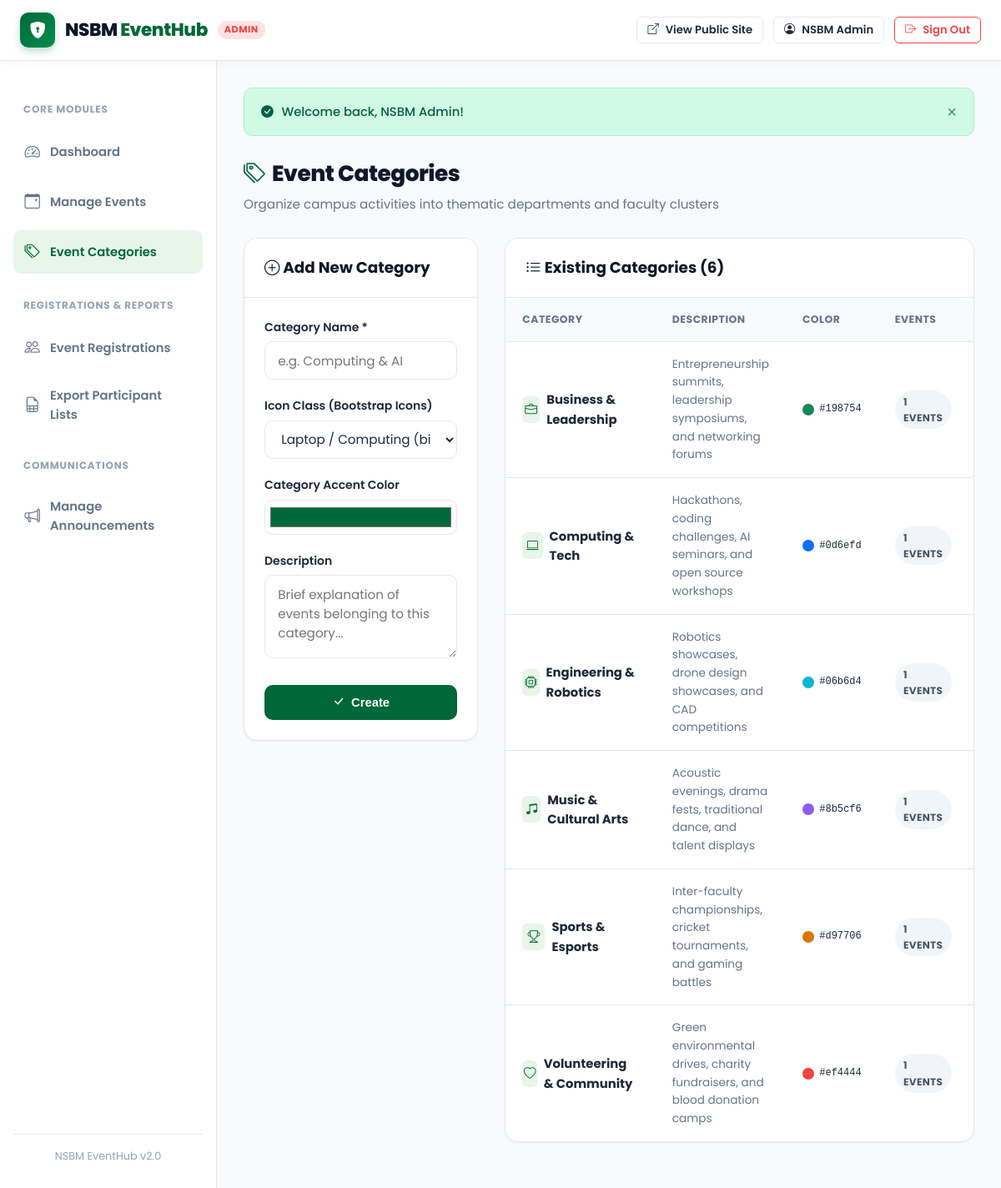
Screenshot of /admin/categories.php (signed in) with the database file from the repository.
### tables this page shows
CREATE TABLE categories (
    id INT AUTO_INCREMENT PRIMARY KEY,
    name VARCHAR(100) NOT NULL UNIQUE,
    description TEXT NULL,
    icon VARCHAR(50) NOT NULL DEFAULT 'bi-bookmark',
    color_code VARCHAR(20) NOT NULL DEFAULT '#006838',
    created_at TIMESTAMP DEFAULT CURRENT_TIMESTAMP
);

### config/database.php (called while the page is built, shortened)
<?php
function getBaseUrl() {
    $scriptName = str_replace('\\', '/', $_SERVER['SCRIPT_NAME'] ?? '');
    $dir = str_replace('\\', '/', dirname($scriptName));
    if (strpos($dir, '/admin') !== false) {
        $dir = str_replace('\\', '/', dirname($dir));
    }
    $trimmed = trim($dir, '/');
    return $trimmed === '' ? '/' : '/' . $trimmed . '/';
}

### admin/categories.php (the view, shortened to what this page needs)
<?php
require_once __DIR__ . '/header.php';
$pdo = getDbConnection();
$editCategory = null;
$categoriesStmt = $pdo->query("
    SELECT c.*, COUNT(e.id) as total_events
    FROM categories c
    LEFT JOIN events e ON c.id = e.category_id
    GROUP BY c.id
    ORDER BY c.name ASC
");
$categories = $categoriesStmt->fetchAll();
?>
<div class="section-header">
    <div>
        <h1 class="section-title"><i class="bi bi-tags"></i> Event Categories</h1>
        <p class="section-subtitle">Organize campus activities into thematic departments and faculty clusters</p>
    </div>
</div>
<div style="display: grid; grid-template-columns: 1fr 2fr; gap: 2rem; align-items: start;">
    <div class="card">
        <div class="card-header">
            <h3 class="card-title">
                <i class="bi <?php echo $editCategory ? 'bi-pencil' : 'bi-plus-circle'; ?>"></i>
                <?php echo $editCategory ? 'Edit Category' : 'Add New Category'; ?>
            </h3>
        </div>
        <div class="card-body">
            <form action="<?php echo $baseUrl; ?>admin/categories.php" method="POST">
                <div class="form-group">
                    <label class="form-label" for="cat_name">Category Name *</label>
                    <input type="text" name="name" id="cat_name" class="form-control" placeholder="e.g. Computing & AI" required value="<?php echo htmlspecialchars($editCategory['name'] ?? ''); ?>">
                </div>
                <div class="form-group">
                    <label class="form-label" for="cat_icon">Icon Class (Bootstrap Icons)</label>
                    <select name="icon" id="cat_icon" class="form-control">
                        <?php
                        $icons = [
                            'bi-laptop' => 'Laptop / Computing',
                            'bi-briefcase' => 'Briefcase / Business',
                            'bi-trophy' => 'Trophy / Sports',
                            'bi-music-note-beamed' => 'Music / Arts',
                            'bi-heart' => 'Heart / Volunteering',
                            'bi-cpu' => 'CPU / Engineering',
                            'bi-lightbulb' => 'Lightbulb / Innovation',
                            'bi-book' => 'Book / Academic',
                            'bi-camera' => 'Camera / Media',
                            'bi-globe' => 'Globe / International'
                        ];
                        $selectedIcon = $editCategory['icon'] ?? 'bi-laptop';
                        foreach ($icons as $val => $label):
                        ?>
                            <option value="<?php echo $val; ?>" <?php echo $selectedIcon === $val ? 'selected' : ''; ?>>
                                <?php echo $label; ?> (<?php echo $val; ?>)
                            </option>
                        <?php endforeach; ?>
                    </select>
                </div>
                <div class="form-group">
                    <label class="form-label" for="color_code">Category Accent Color</label>
                    <input type="color" name="color_code" id="color_code" class="form-control" style="height: 42px; padding: 4px;" value="<?php echo htmlspecialchars($editCategory['color_code'] ?? '#006838'); ?>">
                </div>
                <div class="form-group">
                    <label class="form-label" for="cat_desc">Description</label>
                    <textarea name="description" id="cat_desc" class="form-control" rows="3" placeholder="Brief explanation of events belonging to this category..."></textarea>
                </div>
                <div style="display: flex; gap: 0.5rem; margin-top: 1.5rem;">
                    <button type="submit" class="btn btn-primary" style="flex: 1;">
                        <i class="bi bi-check-lg"></i> <?php echo $editCategory ? 'Update' : 'Create'; ?>
                    </button>
                </div>
            </form>
        </div>
    </div>
    <div class="card">
        <div class="card-header">
            <h3 class="card-title"><i class="bi bi-list-ul"></i> Existing Categories (<?php echo count($categories); ?>)</h3>
        </div>
        <div class="card-body" style="padding: 0;">
            <div class="table-responsive" style="border: none; box-shadow: none;">
                <table class="table">
                    <thead>
                        <tr>
                            <th>Category</th>
                            <th>Description</th>
                            <th>Color</th>
                            <th>Events</th>
                            <th style="text-align: right;">Actions</th>
                        </tr>
                    </thead>
                    <tbody>
                        <?php foreach ($categories as $c): ?>
                            <tr>
                                <td>
                                    <div style="display: flex; align-items: center; gap: 0.5rem;">
                                        <div style="width: 32px; height: 32px; border-radius: var(--radius-sm); background-color: var(--primary-subtle); color: var(--primary); display: flex; align-items: center; justify-content: center;">
                                            <i class="bi <?php echo htmlspecialchars($c['icon']); ?>"></i>
                                        </div>
                                        <strong><?php echo htmlspecialchars($c['name']); ?></strong>
                                    </div>
                                </td>
                                <td style="font-size: 0.85rem; color: var(--text-muted); max-width: 250px;">
                                    <?php echo htmlspecialchars($c['description'] ?: 'No description provided'); ?>
                                </td>
                                <td>
                                    <div style="display: flex; align-items: center; gap: 0.4rem;">
                                        <span style="display: inline-block; width: 14px; height: 14px; border-radius: 50%; background-color: <?php echo htmlspecialchars($c['color_code']); ?>;"></span>
                                        <code style="font-size: 0.75rem;"><?php echo htmlspecialchars($c['color_code']); ?></code>
                                    </div>
                                </td>
                                <td>
                                    <span class="badge badge-normal"><?php echo $c['total_events']; ?> Events</span>
                                </td>
                                <td style="text-align: right; white-space: nowrap;">
                                </td>
                            </tr>
                        <?php endforeach; ?>
                    </tbody>
                </table>
            </div>
        </div>
    </div>
</div>
<?php require_once __DIR__ . '/footer.php'; ?>

### assets/css/style.css (style rules this page uses)
:root { --primary: #006838; --primary-dark: #004d2a; --primary-light: #008f4c; --primary-subtle: #e8f5e9; --secondary: #0f172a; --accent: #f59e0b; --accent-hover: #d97706; --accent-subtle: #fef3c7; --bg-main: #f8fafc; --bg-card: #ffffff; --text-main: #1e293b; --text-muted: #64748b; --text-light: #94a3b8; --border-color: #e2e8f0; --border-focus: #10b981; --danger: #ef4444; --danger-subtle: #fee2e2; --success: #10b981; --success-subtle: #d1fae5; --warning: #f59e0b; --warning-subtle: #fef3c7; --info: #0ea5e9; --info-subtle: #e0f2fe; --shadow-sm: 0 1px 2px 0 rgb(0 0 0 / 0.05); --shadow-md: 0 4px 6px -1px rgb(0 0 0 / 0.1), 0 2px 4px -2px rgb(0 0 0 / 0.1); --shadow-lg: 0 10px 15px -3px rgb(0 0 0 / 0.1), 0 4px 6px -4px rgb(0 0 0 / 0.1); --shadow-xl: 0 20px 25px -5px rgb(0 0 0 / 0.1), 0 8px 10px -6px rgb(0 0 0 / 0.1); --radius-sm: 6px; --radius-md: 10px; --radius-lg: 16px; --radius-full: 9999px; --transition: all 0.2s ease-in-out; }
* { margin: 0; padding: 0; box-sizing: border-box; }
body { font-family: 'Poppins', -apple-system, BlinkMacSystemFont, 'Segoe UI', Roboto, Helvetica, Arial, sans-serif; background-color: var(--bg-main); color: var(--text-main); line-height: 1.6; display: flex; flex-direction: column; min-height: 100vh; }
.btn { display: inline-flex; align-items: center; justify-content: center; gap: 0.5rem; padding: 0.6rem 1.25rem; font-size: 0.925rem; font-weight: 600; border-radius: var(--radius-md); border: 1px solid transparent; cursor: pointer; transition: var(--transition); text-align: center; line-height: 1.4; }
.btn-primary { background-color: var(--primary); color: #ffffff; }
.section-header { display: flex; align-items: center; justify-content: space-between; margin-bottom: 1.75rem; flex-wrap: wrap; gap: 1rem; }
.section-title { font-size: 1.65rem; font-weight: 800; color: var(--secondary); letter-spacing: -0.5px; display: flex; align-items: center; gap: 0.5rem; }
.section-title i { color: var(--primary); }
.section-subtitle { font-size: 0.95rem; color: var(--text-muted); margin-top: 0.25rem; }
.badge { display: inline-flex; align-items: center; gap: 0.3rem; padding: 0.25rem 0.65rem; font-size: 0.75rem; font-weight: 700; border-radius: var(--radius-full); text-transform: uppercase; letter-spacing: 0.3px; }
.badge-normal { background-color: #f1f5f9; color: #475569; }
.table-responsive { overflow-x: auto; background: #ffffff; border-radius: var(--radius-lg); border: 1px solid var(--border-color); box-shadow: var(--shadow-sm); }
.table { width: 100%; border-collapse: collapse; text-align: left; font-size: 0.925rem; }
.table th { background-color: #f8fafc; color: var(--text-muted); font-weight: 700; padding: 1rem 1.25rem; border-bottom: 1px solid var(--border-color); text-transform: uppercase; font-size: 0.775rem; letter-spacing: 0.5px; }
.table td { padding: 1rem 1.25rem; border-bottom: 1px solid var(--border-color); color: var(--text-main); vertical-align: middle; }
.table tr:last-child td { border-bottom: none; }
.card { background: #ffffff; border: 1px solid var(--border-color); border-radius: var(--radius-lg); box-shadow: var(--shadow-sm); overflow: hidden; margin-bottom: 1.5rem; }
.card-header { padding: 1.25rem 1.5rem; border-bottom: 1px solid var(--border-color); background-color: #ffffff; display: flex; align-items: center; justify-content: space-between; }
.card-title { font-size: 1.15rem; font-weight: 700; color: var(--secondary); }
.card-body { padding: 1.5rem; }
.form-group { margin-bottom: 1.25rem; }
.form-label { display: block; font-size: 0.875rem; font-weight: 600; color: var(--text-main); margin-bottom: 0.4rem; }
.form-control { width: 100%; padding: 0.65rem 0.95rem; font-size: 0.95rem; color: var(--text-main); background-color: #ffffff; border: 1px solid var(--border-color); border-radius: var(--radius-md); outline: none; transition: var(--transition); font-family: inherit; }
textarea.form-control { min-height: 100px; resize: vertical; }

### rows the page displays
categories: name "Business & Leadership", description "Entrepreneurship summits, leadership symposiums, and networking forums", color_code "#198754", total_events "1"
categories: name "Computing & Tech", description "Hackathons, coding challenges, AI seminars, and open source workshops", color_code "#0d6efd", total_events "1"
categories: name "Engineering & Robotics", description "Robotics showcases, drone design showcases, and CAD competitions", color_code "#06b6d4", total_events "1"
categories: name "Music & Cultural Arts", description "Acoustic evenings, drama fests, traditional dance, and talent displays", color_code "#8b5cf6", total_events "1"
categories: name "Sports & Esports", description "Inter-faculty championships, cricket tournaments, and gaming battles", color_code "#d97706", total_events "1"
categories: name "Volunteering & Community", description "Green environmental drives, charity fundraisers, and blood donation camps", color_code "#ef4444", total_events "1"

### other values shown
$currentUser['name'] "NSBM Admin"
$flash['message'] "Welcome back, NSBM Admin!"
count($categories) "6"
form field icon "Laptop / Computing (bi-laptop)"
